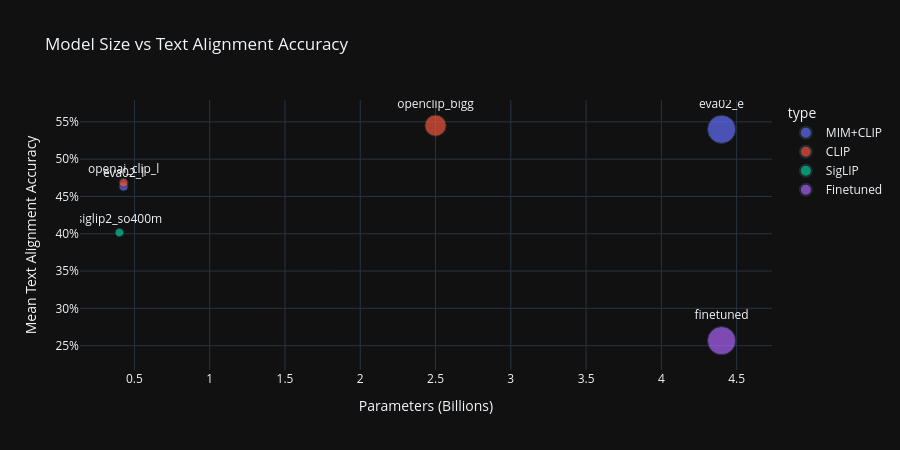

The code cell stored with this chart in its notebook:
### Markdown cell above
## 5. Size vs Performance

### Code cell
# Combine metrics for size comparison
param_map = {"400M": 0.4, "428M": 0.428, "2.5B": 2.5, "4.4B": 4.4, "4.4B*": 4.4}

size_data = []
for name, res in results.items():
    cm = res.get("cluster_metrics", {})
    ta = res.get("text_alignment", {})
    
    mean_text_acc = np.nanmean([m.get("accuracy", np.nan) for m in ta.values()]) if ta else np.nan
    
    size_data.append({
        "model": name,
        "params_B": param_map.get(MODEL_INFO.get(name, {}).get("params", "0"), 0),
        "type": MODEL_INFO.get(name, {}).get("type", "?"),
        "noise_ratio": cm.get("noise_ratio", 1),
        "mean_text_acc": mean_text_acc,
    })

df_size = pd.DataFrame(size_data)

fig = px.scatter(
    df_size,
    x="params_B",
    y="mean_text_acc",
    color="type",
    size=[max(0.3, p) for p in df_size["params_B"]],
    text="model",
    title="Model Size vs Text Alignment Accuracy",
    labels={"params_B": "Parameters (Billions)", "mean_text_acc": "Mean Text Alignment Accuracy"},
)
fig.update_traces(textposition="top center")
fig.update_layout(height=450, yaxis_tickformat=".0%")
fig.show()

### Figure 1 — Plotly figure (JSON) as saved in the notebook; plotly's stock layout.template omitted (floating-point values rounded to 4 significant figures)
{"data": [{"hovertemplate": "type=MIM+CLIP<br>Parameters (Billions)=%{x}<br>Mean Text Alignment Accuracy=%{y}<br>size=%{marker.size}<br>model=%{text}<extra></extra>", "legendgroup": "MIM+CLIP", "marker": {"color": "#636efa", "size": [4.4, 0.428], "sizemode": "area", "sizeref": 0.011, "symbol": "circle"}, "mode": "markers+text", "name": "MIM+CLIP", "orientation": "v", "showlegend": true, "text": ["eva02_e", "eva02_l"], "x": [4.4, 0.428], "xaxis": "x", "y": [0.54, 0.4633], "yaxis": "y", "type": "scatter", "textposition": "top center"}, {"hovertemplate": "type=CLIP<br>Parameters (Billions)=%{x}<br>Mean Text Alignment Accuracy=%{y}<br>size=%{marker.size}<br>model=%{text}<extra></extra>", "legendgroup": "CLIP", "marker": {"color": "#EF553B", "size": [2.5, 0.428], "sizemode": "area", "sizeref": 0.011, "symbol": "circle"}, "mode": "markers+text", "name": "CLIP", "orientation": "v", "showlegend": true, "text": ["openclip_bigg", "openai_clip_l"], "x": [2.5, 0.428], "xaxis": "x", "y": [0.545, 0.4683], "yaxis": "y", "type": "scatter", "textposition": "top center"}, {"hovertemplate": "type=SigLIP<br>Parameters (Billions)=%{x}<br>Mean Text Alignment Accuracy=%{y}<br>size=%{marker.size}<br>model=%{text}<extra></extra>", "legendgroup": "SigLIP", "marker": {"color": "#00cc96", "size": [0.4], "sizemode": "area", "sizeref": 0.011, "symbol": "circle"}, "mode": "markers+text", "name": "SigLIP", "orientation": "v", "showlegend": true, "text": ["siglip2_so400m"], "x": [0.4], "xaxis": "x", "y": [0.4017], "yaxis": "y", "type": "scatter", "textposition": "top center"}, {"hovertemplate": "type=Finetuned<br>Parameters (Billions)=%{x}<br>Mean Text Alignment Accuracy=%{y}<br>size=%{marker.size}<br>model=%{text}<extra></extra>", "legendgroup": "Finetuned", "marker": {"color": "#ab63fa", "size": [4.4], "sizemode": "area", "sizeref": 0.011, "symbol": "circle"}, "mode": "markers+text", "name": "Finetuned", "orientation": "v", "showlegend": true, "text": ["finetuned"], "x": [4.4], "xaxis": "x", "y": [0.2567], "yaxis": "y", "type": "scatter", "textposition": "top center"}], "layout": {"xaxis": {"anchor": "y", "domain": [0.0, 1.0], "title": {"text": "Parameters (Billions)"}}, "yaxis": {"anchor": "x", "domain": [0.0, 1.0], "title": {"text": "Mean Text Alignment Accuracy"}, "tickformat": ".0%"}, "legend": {"title": {"text": "type"}, "tracegroupgap": 0, "itemsizing": "constant"}, "title": {"text": "Model Size vs Text Alignment Accuracy"}, "height": 450}}
